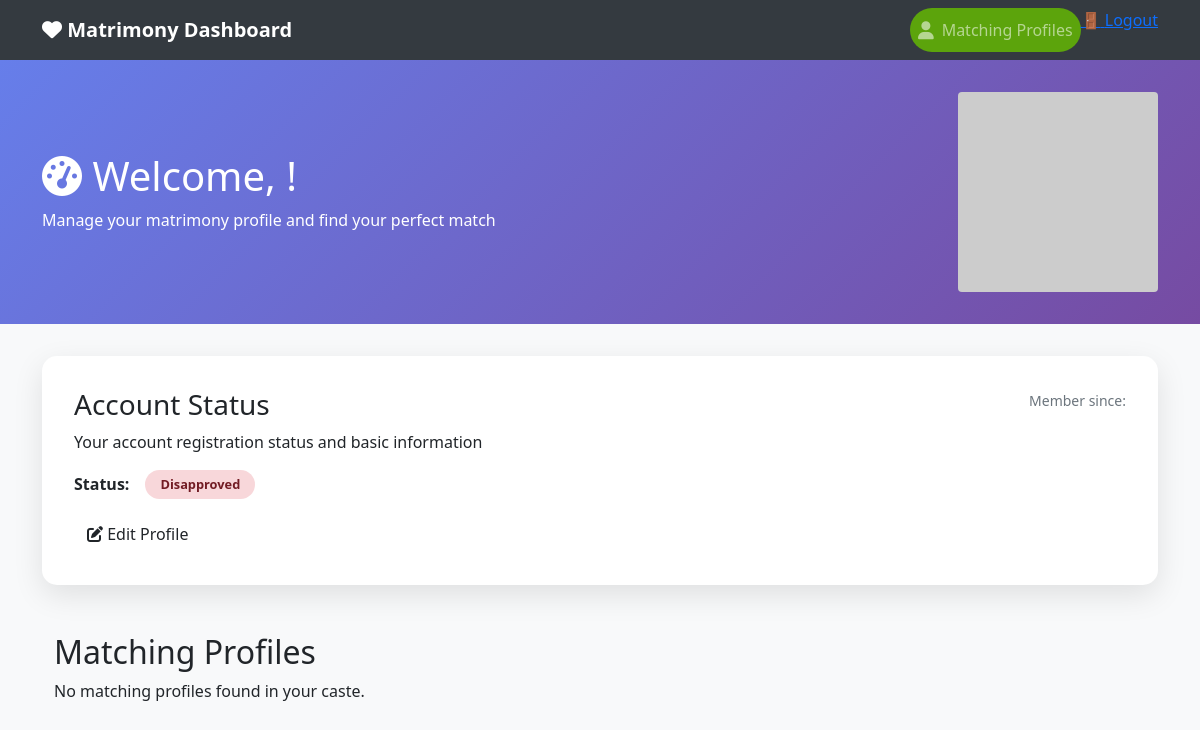
Page /matching-profiles/ (signed in) on the earlier database version.
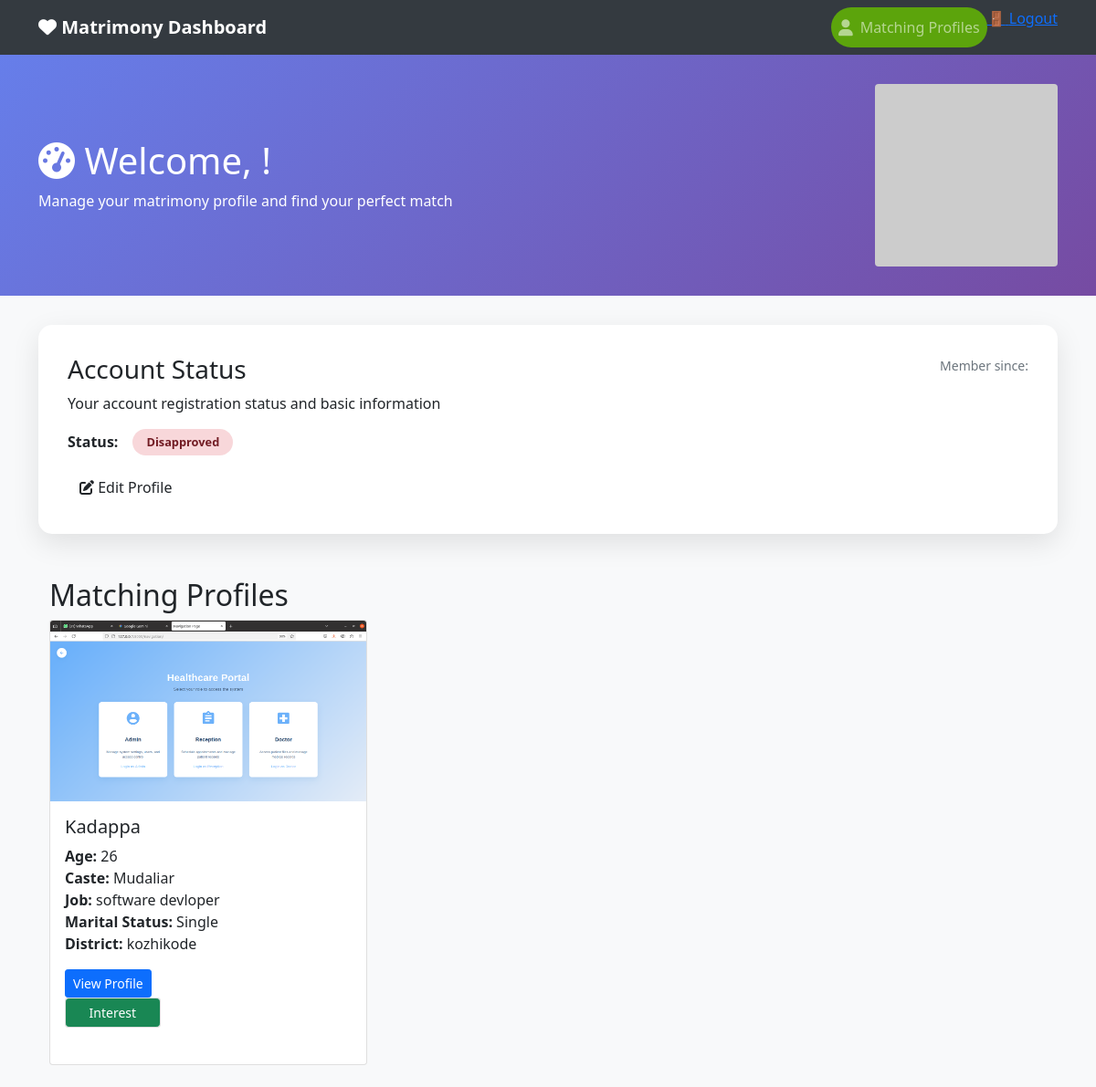
Same page on the later database version.
### accounts/models.py (models this page shows, shortened)
class Customer(models.Model):
    user = models.OneToOneField(User, related_name="customer_profile", on_delete=models.CASCADE, blank=True, null=True)
    CASTE_CHOICES = (
        ("Mudaliar", "Mudaliar"),
        ("Chetty", "Chetty"),
        ("Devanga", "Devanga"),
        ("Ezhavas_Thiyas", "Ezhavas & Thiyas"),
        ("Thandan", "Thandan"),
    )
    MARITAL_STATUS_CHOICES = (
        ("Single", "Single"),
        ("Divorced", "Divorced"),
    )
    STAR_CHOICES = (
        ("Aswathi", "Aswathi"),
        ("Bharani", "Bharani"),
        ("Karthika", "Karthika"),
        ("Rohini", "Rohini"),
        ("Makayiram", "Makayiram"),
        ("Thiruvathira", "Thiruvathira"),
        ("Punartham", "Punartham"),
        ("Pooyam", "Pooyam"),
        ("Aayilyam", "Aayilyam"),
        ("Makam", "Makam"),
        ("Pooram", "Pooram"),
        ("Uthram", "Uthram"),
        ("Atham", "Atham"),
        ("Chittira", "Chittira"),
        ("Chothi", "Chothi"),
        ("Vishakam", "Vishakam"),
        ("Anizham", "Anizham"),
        ("Thiruketta", "Thiruketta"),
        ("Moolam", "Moolam"),
        ("Pooradam", "Pooradam"),
        ("Uthradam", "Uthradam"),
        ("Thiruvonam", "Thiruvonam"),
        ("Avittam", "Avittam"),
        ("Chathayam", "Chathayam"),
        ("Pooruruttathi", "Pooruruttathi"),
        ("Uthrattathi", "Uthrattathi"),
        ("Revathi", "Revathi"),
    )
    father_name = models.CharField(max_length=256, blank=True, null=True)
    age = models.IntegerField(blank=True, null=True)
    gender = models.CharField(max_length=256, blank=True, null=True)
    contact_no = models.CharField(max_length=10, blank=True, null=True)
    description = models.CharField(max_length=256, blank=True, null=True)
    profile_image = models.ImageField(upload_to="profile_images/", null=True, blank=True)
    id_proof = models.CharField(max_length=256, blank=True, null=True)
    address = models.CharField(max_length=300, blank=True, null=True)
    star = models.CharField(max_length=50, choices=STAR_CHOICES, blank=True, null=True)
    married_sisters = models.CharField(max_length=250, blank=True, null=True)
    married_brothers = models.CharField(max_length=250, blank=True, null=True)
    no_sisters = models.CharField(max_length=250, blank=True, null=True)
    no_brothers = models.CharField(max_length=250, blank=True, null=True)
    mother_job = models.CharField(max_length=250, blank=True, null=True)
    father_job = models.CharField(max_length=250, blank=True, null=True)
    mother_name = models.CharField(max_length=250, blank=True, null=True)
    landline_no = models.IntegerField(blank=True, null=True)
    year = models.CharField(max_length=250, blank=True, null=True)
    school = models.CharField(max_length=250, blank=True, null=True)
    education = models.CharField(max_length=250, blank=True, null=True)
    income = models.CharField(max_length=250, blank=True, null=True)
    job_city = models.CharField(max_length=250, blank=True, null=True)
    job_department = models.CharField(max_length=250, blank=True, null=True)
    company = models.CharField(max_length=250, blank=True, null=True)
    job = models.CharField(max_length=250, blank=True, null=True)
    caste = models.CharField(max_length=250, choices=CASTE_CHOICES, blank=True, null=True)
    marital_status = models.CharField(max_length=50, choices=MARITAL_STATUS_CHOICES, blank=True, null=True)
    physical_condition = models.CharField(max_length=250, blank=True, null=True)
    weight = models.CharField(max_length=250, blank=True, null=True)
    complexion = models.CharField(max_length=250, blank=True, null=True)
    height = models.CharField(max_length=250, blank=True, null=True)
    time_birth = models.CharField(max_length=250, blank=True, null=True)
    place_birth = models.CharField(max_length=250, blank=True, null=True)
    dob = models.CharField(max_length=250, blank=True, null=True)
    district = models.CharField(max_length=250, blank=True, null=True)
    city = models.CharField(max_length=250, blank=True, null=True)
    post = models.CharField(max_length=250, blank=True, null=True)
    pin_code = models.CharField(max_length=250, blank=True, null=True)
    street = models.CharField(max_length=250, blank=True, null=True)
    house_name = models.CharField(max_length=250, blank=True, null=True)
    STATUS_CHOICES = (
        (0, "Pending"),
        (1, "Approved"),
    )
    status = models.IntegerField(choices=STATUS_CHOICES, default=0)
    is_active= models.BooleanField(default=True)
    created = models.DateTimeField(auto_now_add=True, blank=True, null=True)
    updated = models.DateTimeField(auto_now=True, blank=True, null=True)
    dosham = models.CharField(max_length=50, blank=True, null=True)

class User(AbstractUser):
    is_superadmin = models.BooleanField(default=False)
    is_customer = models.BooleanField(default=False)

### accounts/views.py (the view)
# urls.py: path('matching-profiles/', views.matching_profiles, name='matching_profiles'),
@login_required
def matching_profiles(request):
    logged_in_customer = Customer.objects.get(user=request.user)
    user_caste = logged_in_customer.caste
    user_gender = logged_in_customer.gender
    if user_gender == 'Male':
        opposite_gender = 'Female'
    elif user_gender == 'Female':
        opposite_gender = 'Male'
    else:
        opposite_gender = None
    matching_profiles = []
    if opposite_gender:
        matching_profiles = Customer.objects.filter(
            Q(caste=user_caste) & Q(gender=opposite_gender)
        ).exclude(user=request.user)
    sent_interest_ids = Interest.objects.filter(sender=logged_in_customer).values_list('receiver__id', flat=True)
    context = {
        'matching_profiles': matching_profiles,
        'logged_in_customer': logged_in_customer,
        'sent_interest_ids': sent_interest_ids,  # Pass the list of IDs to the template
    }
    return render(request, 'customer_dashboard/matching_profiles.html', context)

### templates/customer_dashboard/matching_profiles.html (shortened to what the changed rows need)
<!DOCTYPE html>
<html lang="en">
<head>
    <link href="https://cdn.jsdelivr.net/npm/bootstrap@5.1.3/dist/css/bootstrap.min.css" rel="stylesheet">
    <link href="https://cdnjs.cloudflare.com/ajax/libs/font-awesome/6.0.0/css/all.min.css" rel="stylesheet">
</head>
<body style="background: #f8f9fa;">
    <div class="dashboard-header">
        <div class="container">
            <div class="row align-items-center">
                <div class="col-md-8">
                    <h1><i class="fas fa-tachometer-alt"></i> Welcome, {{ customer.user.get_full_name }}!</h1>
                </div>
            </div>
        </div>
    </div>
    <div class="container">
        <div class="container mt-5">
            <h2>Matching Profiles</h2>
            {% if matching_profiles %}
            <div class="row">
                {% for profile in matching_profiles %}
                <div class="col-md-4 mb-4">
                    <div class="card h-100">
                        <img src="{{ profile.profile_image.url }}" class="card-img-top"
                            alt="{{ profile.user.first_name }}">
                        <div class="card-body">
                            <h5 class="card-title">{{ profile.user.first_name }} {{ profile.user.last_name }}</h5>
                            <p class="card-text">
                                <strong>Age:</strong> {{ profile.age }}<br>
                                <strong>Caste:</strong> {{ profile.caste }}<br>
                                <strong>Job:</strong> {{ profile.job }}<br>
                                <strong>Marital Status:</strong> {{ profile.marital_status }}<br>
                                <strong>District:</strong> {{ profile.district }}
                            </p>
                            {% for profile in matching_profiles %}
                            <a href="#" class="btn btn-primary btn-sm view-profile-btn" data-id="{{ profile.id }}"
                                data-bs-toggle="modal" data-bs-target="#profileModal">View Profile</a>
                            {% endfor %}
                            {% for profile in matching_profiles %}
                            <div class="col-md-4 mb-4">
                                <div class="card h-100">
                                    {% if profile.id in sent_interest_ids %}
                                    <button type="button" class="btn btn-secondary btn-sm" disabled>Interested</button>
                                    {% else %}
                                    <button type="button" class="btn btn-success btn-sm interest-btn"
                                        data-id="{{ profile.id }}">Interest</button>
                                    {% endif %}
                                </div>
                            </div>
                            {% endfor %}
                        </div>
                    </div>
                </div>
                {% endfor %}
            </div>
            {% else %}
            <p>No matching profiles found in your caste.</p>
            {% endif %}
        </div>
    </div>
</body>
</html>

Differences in the rows shown:
added Customer: profile_image (picture), user.first_name "Kadappa", age "26", caste "Mudaliar", job "software devloper", marital_status "Single", district "kozhikode"
Other differences:
text no longer shown: "No matching profiles found in your caste."
